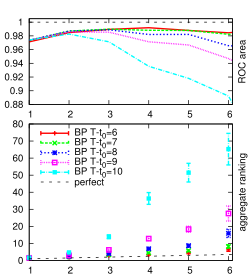

This figure's gnuplot source:
#### for T in 7 8 9 10 11; do for x in real_vs_infer-n1000-e2000-pij0.5-T$T-G1-root0.002-pr1-pob1-s*;do sort -rgk5 $x | cat -n | awk -vT=11 -vx="" '$3<T{es++}$3==0{s+=$1; a+= es - tp; ++tp}END{ if(tp) print tp,s/tp, a/(tp*(es-tp+1)),(tp+1)/2,es,x}'; done
#### T=7; for x in real_vs_infer-n1000-e2000-pij0.5-T$T-G1-root0.002-pr1-pob1-s*;do sort -rgk5 $x | cat -n | awk -vT=$T -vx=$x '$3==0{tp++; s+=$1; ++n}$3!=0&&$3<T{a+=tp}$3<T{es++}END{ if(n) print n,s/n, a/(tp*(es-tp+1)),(n+1)/2,es}'; done > data$T.txt
#### for T in 7 8 9 10 11; do awk '{s[$1]+=$2; m[$1]+=$3; s2[$1]+=$2*$2; n[$1]++}END{for (p in s) print p,s[p]/n[p],((s2[p]/n[p]-(s[p]/n[p])**2)/n[p])**0.5,m[p]/n[p],n[p]}' data$T.txt | sort -gk1 > multiseed-T$T.txt; done
set size 0.5,0.8
set tmargin 2
set lmargin 5
set rmargin 3
set terminal postscript eps enhanced color
set multiplot layout 1,2
set origin 0,0
set size 0.5,0.5
#set xlabel "seeds"
set y2label "aggregate ranking"
set key top left reverse Left
plot [:6.1][:] "resources/multiseed-T7.txt" u 1:2:3 t "BP T-t_0=6" w yerrorb lw 4,"resources/multiseed-T8.txt" u 1:2:3  t "BP T-t_0=7" w yerrorb lw 4, "resources/multiseed-T9.txt" u 1:2:3 t "BP T-t_0=8" w yerrorb lw 4, "resources/multiseed-T10.txt" u 1:2:3  t "BP T-t_0=9" w yerrorb lw 4, "resources/multiseed-T11.txt" u 1:2:3  t "BP T-t_0=10" w yerrorb lw 4, (x+1)/2 t "perfect" lw 4 lt 0
set origin 0,0.5
set size 0.5,0.3
set bmargin 0
set nokey
set ytics 0.02
unset ylabel
set y2label "ROC area"
plot [:6.1][:1.005] "resources/multiseed-T7.txt" u 1:4 w l lw 4, "resources/multiseed-T8.txt" u 1:4 w l lw 4, "resources/multiseed-T9.txt" u 1:4 w l lw 4, "resources/multiseed-T10.txt" u 1:4 w l lw 4, "resources/multiseed-T11.txt" u 1:4 w l lw 4, 1 w l lw 4 lt 0
unset multiplot
